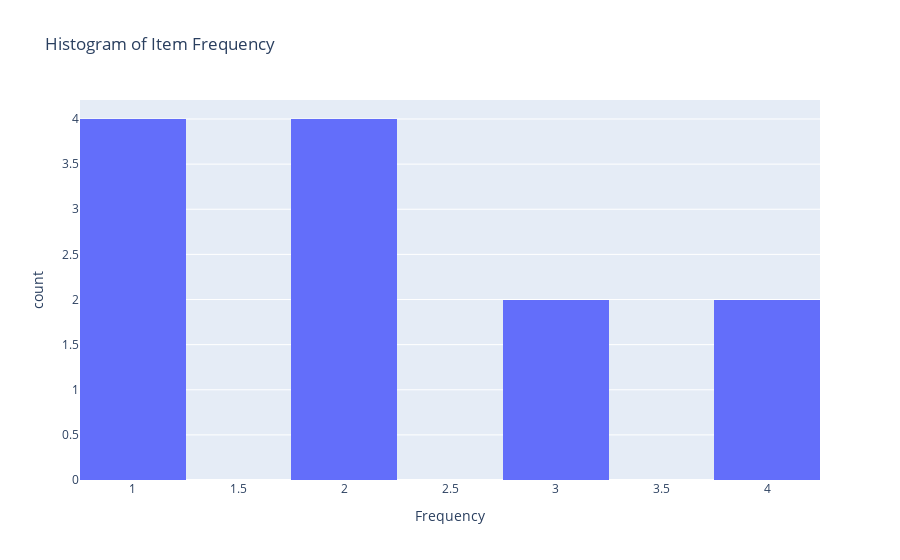

The cell this chart's notebook holds for it:
### Markdown cell above
#### c. Histogram

### Code cell
# Create a histogram using Plotly
fig_histogram = px.histogram(item_counts, x='Count', title='Histogram of Item Frequency', labels={'Count': 'Frequency'}, nbins=10)  # Adjust nbins as needed

# Show the histogram
fig_histogram.show()

### Figure 1 — Plotly figure (JSON) as saved in the notebook; plotly's stock layout.template omitted (floating-point values rounded to 4 significant figures)
{"data": [{"alignmentgroup": "True", "bingroup": "x", "hovertemplate": "Frequency=%{x}<br>count=%{y}<extra></extra>", "legendgroup": "", "marker": {"color": "#636efa", "pattern": {"shape": ""}}, "name": "", "nbinsx": 10, "offsetgroup": "", "orientation": "v", "showlegend": false, "type": "histogram", "x": [4, 4, 3, 3, 2, 2, 2, 2, 1, 1, 1, 1], "xaxis": "x", "yaxis": "y"}], "layout": {"autosize": true, "barmode": "relative", "legend": {"tracegroupgap": 0}, "title": {"text": "Histogram of Item Frequency"}, "xaxis": {"anchor": "y", "autorange": true, "domain": [0, 1], "range": [0.75, 4.25], "title": {"text": "Frequency"}, "type": "linear"}, "yaxis": {"anchor": "x", "autorange": true, "domain": [0, 1], "range": [0, 4.211], "title": {"text": "count"}}}}
